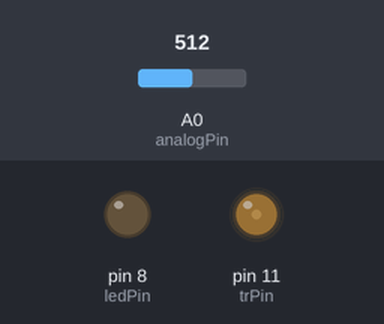
The sketch below on a simulated Arduino Uno, built with avr-gcc and run on an emulated ATmega328P. Shown: output pins drawn as LEDs (lit = HIGH). Inputs (shaded band) come from the test bench; at power-on: A0 (analogPin) = 512. What the sketch prints to the serial monitor is not drawn.

Above: at 1.2 s.
1.3 s: A0 (analogPin) set to 539
At 2.2 s:
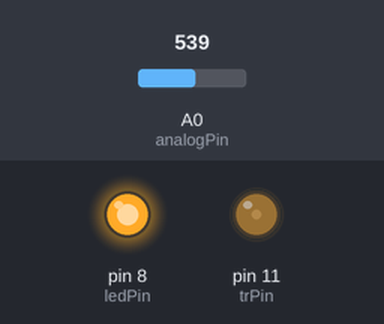
2.8 s: A0 (analogPin) set to 900
At 3.4 s:
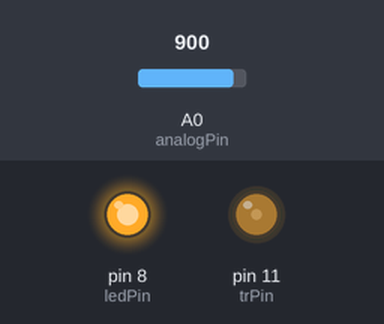
4.3 s: A0 (analogPin) set to 0
At 5.6 s:
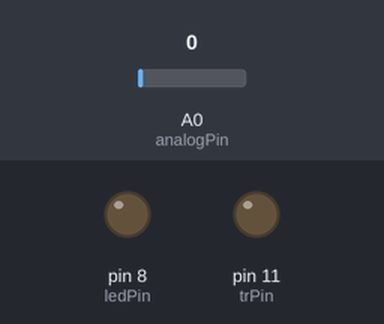
Timing chart, 0 to 7.3 s (numbered marks = the images above; inputs shaded):
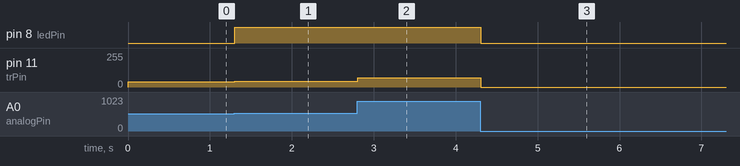

The sketch:

CA2code.ino
```cpp
int analogPin=A0;//Potentiometer Pin
int ledPin=8;  //LEDPin
int trPin=11; //Transistor Pin
int val; //Value from Analog Pin
int angle; //angle for servo to turn


 void setup() {
   // set  the transistor pin as output:
   pinMode(trPin, OUTPUT);
   pinMode(ledPin, OUTPUT);
   pinMode(analogPin, INPUT);
   Serial.begin(9600);
 }

 void loop() {
   // read the potentiometer:
   int sensorValue = analogRead(A0);
   // map the sensor value to a range from 0 - 255:
   val = map(sensorValue, 0, 1023, 0, 80);
   Serial.println(val);
   // use that to control the transistor:
   analogWrite(trPin, val);
   if (val>40)
   digitalWrite(ledPin,HIGH);
   else
   digitalWrite(ledPin,LOW);

 }
```

Measured:
- the behaviour switches between 524 and 525 on A0 (analogPin) (found by bisection; images 0 and 1)
- after the input at 1.3 s, pin 8 (ledPin): LOW → HIGH at once; pin 11 (trPin): 40/255 → 42/255 at once
- after the input at 2.8 s, pin 11 (trPin): 42/255 → 70/255 at once
- after the input at 4.3 s, pin 8 (ledPin): HIGH → LOW at once; pin 11 (trPin): 70/255 → 0/255 at once
